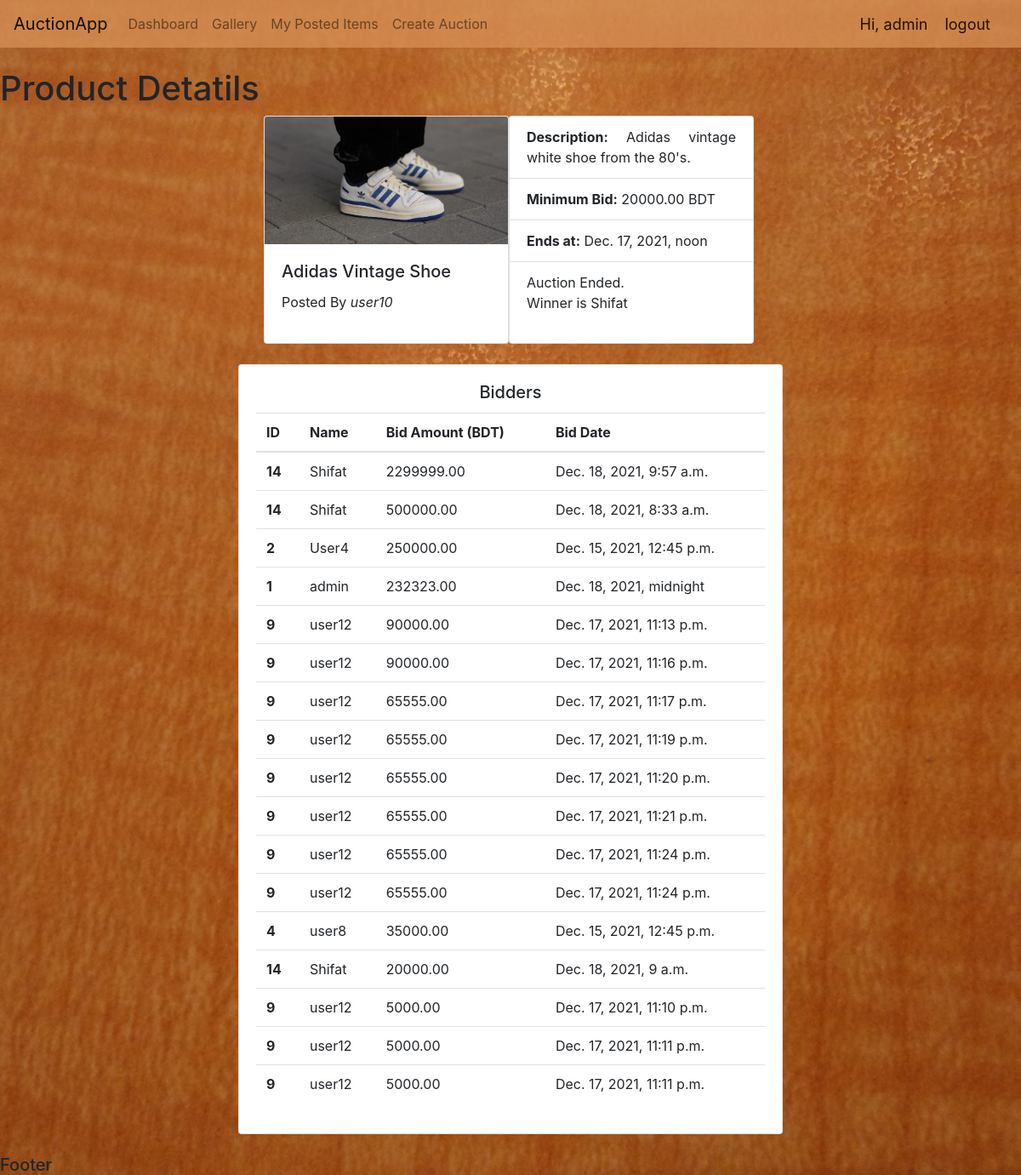
/product-details/1/ (signed in), run on the app's committed database.
### accounts/models.py (models this page shows, shortened)
class AuctionProduct(models.Model):
    user_id = models.ForeignKey(User, on_delete=models.CASCADE, null=True)
    product_name = models.CharField(max_length=200, null=True)
    product_description = models.TextField(null=True)
    product_photo = models.ImageField(null=True, blank=True, upload_to=get_file_name)
    minimum_bid_price = models.DecimalField(max_digits=12, decimal_places=2)
    auction_end_date_time = models.DateTimeField()
    date_created = models.DateTimeField(auto_now_add=True)

class Bidder(models.Model):
    bidder = models.ForeignKey(User, on_delete=models.CASCADE)
    auction_product_id = models.ForeignKey(AuctionProduct, on_delete=models.CASCADE, default=None)
    bid_amount = models.DecimalField(max_digits=12, decimal_places=2)
    bid_date = models.DateTimeField(auto_now_add=True)

### accounts/views.py (the view)
# urls.py: path('product-details/<str:pk>/', views.product_details, name='product-details'),
@login_required(login_url='login')
def product_details(request, pk):
    product = AuctionProduct.objects.get(id=pk)
    bidders = Bidder.objects.filter(auction_product_id=pk).order_by('-bid_amount')
    winner = bidders.first
    current_user_as_bidder = Bidder.objects.filter(auction_product_id=pk, bidder=request.user)
    today =  datetime.datetime.now()
    context = {
        'product': product,
        'bidders': bidders,
        'current_user_as_bidder': current_user_as_bidder,
        'today': today,
        'winner': winner,
    }
    return render(request, 'accounts/product_details.html', context)

### accounts/templates/accounts/product_details.html (shortened to what this page needs)
{% extends 'accounts/base.html' %}
{% block content %}
    <h1>
        Product Detatils
    </h1>
    <div class="product-div">
        <div class="row">
                <div class="card" style="width: 18rem;">
                    <img class="card-img-top" src="{{product.product_photo.url}}" alt="Card image cap">
                    <div class="card-body">
                        <h5 class="card-title">{{product.product_name}}</h5>
                        <p class="card-text">Posted By <i>{{product.user_id.username}}</i></p>
                    </div>
                </div>
            <div class="card" style="width: 18rem;">
                <ul class="list-group list-group-flush">
                    <li class="list-group-item"><b>Description:</b> {{product.product_description}}</li>
                    <li class="list-group-item"><b>Minimum Bid:</b> {{product.minimum_bid_price}} BDT</li>
                    <li class="list-group-item"><b>Ends at:</b> {{product.auction_end_date_time}}</li>
                    {% if product.auction_end_date_time.date < today.date and product.auction_end_date_time.time < today.time  %}
                        <li class="list-group-item">Auction Ended. <br> Winner is {{winner.bidder}}</li>
                    {% endif %}
                </ul>
            </div>
        </div>
    </div>
    <br>
    <center>
        <div class="card" style="width: 40rem;">
            <div class="card-body">
                <h5 class="card-title">Bidders</h5>
                <p class="card-text">
                    <table class="table">
                    <thead>
                        <tr>
                        <th scope="col">ID</th>
                        <th scope="col">Name</th>
                        <th scope="col">Bid Amount (BDT)</th>
                        <th scope="col">Bid Date</th>
                        </tr>
                    </thead>
                    <tbody>
                        {% for bidder_data in bidders %}
                        <tr>
                        <th scope="row">{{bidder_data.bidder.id}}</th>
                        <td>{{bidder_data.bidder.username}}</td>
                        <td>{{bidder_data.bid_amount}}</td>
                        <td>{{bidder_data.bid_date}}</td>
                        </tr>
                        {% endfor%}
                    </tbody>
                    </table>
                </p>
            </div>
        </div>
    </center>
{% endblock %}

### accounts/templates/accounts/navbar.html (shortened to what this page needs)
<nav class="navbar navbar-expand-lg navbar-light" style="background-color: #da9358b7;">
  <a class="navbar-brand" href="{% url 'gallery' %}">AuctionApp</a>
  <div class="collapse navbar-collapse" id="navbarNav">
    <ul class="navbar-nav">
      {% if request.user.is_superuser %}
      <li class="nav-item">
        <a class="nav-link" href="{% url 'dashboard' %}">Dashboard</a>
      </li>
      {% endif %}
      <li class="nav-item">
        <a class="nav-link" href="{% url 'gallery' %}">Gallery</a>
      </li>
      <li class="nav-item">
        <a class="nav-link" href="{% url 'my-posted-items' %}">My Posted Items</a>
      </li>
      <li class="nav-item">
        <a class="nav-link" href="{% url 'create-auction-product' %}">Create Auction</a>
      </li>
    </ul>
  </div>
  <span class="user-styling">Hi, {{request.user}}</span>
  <span><a class="user-styling" href="{% url 'logout' %}">logout</a></span>
</nav>

### accounts/static/accounts/css/base.css (style rules this page uses)
body { background-image: url("../assets/auction_background.jpg"); height: 500px; background-position: center; background-repeat: no-repeat; background-size: cover; background-attachment: fixed; }

### accounts/templates/accounts/navbar.html (style rules this page uses)
.user-styling { font-size: 18px; color: rgb(37, 15, 4) !important; margin-right: 20px; }

### accounts/templates/accounts/product_details.html (style rules this page uses)
.product-div { width: 550px; margin: 0 auto; text-align: justify; }

### data on the page
AuctionProduct: product_photo (picture), product_name "Adidas Vintage Shoe", user_id.username "user10", product_description "Adidas vintage white shoe from the 80's.", minimum_bid_price "20000.00", auction_end_date_time "Dec. 17, 2021, noon"
Bidder: bidder "Shifat", bidder.id "14", bidder.username "Shifat", bid_amount "2299999.00", bid_date "Dec. 18, 2021, 9:57 a.m."
Bidder: bidder.id "14", bidder.username "Shifat", bid_amount "500000.00", bid_date "Dec. 18, 2021, 8:33 a.m."
Bidder: bidder.id "2", bidder.username "User4", bid_amount "250000.00", bid_date "Dec. 15, 2021, 12:45 p.m."
Bidder: bidder.id "1", bidder.username "admin", bid_amount "232323.00", bid_date "Dec. 18, 2021, midnight"
Bidder: bidder.id "9", bidder.username "user12", bid_amount "90000.00", bid_date "Dec. 17, 2021, 11:13 p.m."
Bidder: bidder.id "9", bidder.username "user12", bid_amount "90000.00", bid_date "Dec. 17, 2021, 11:16 p.m."
Bidder: bidder.id "9", bidder.username "user12", bid_amount "65555.00", bid_date "Dec. 17, 2021, 11:17 p.m."
Bidder: bidder.id "9", bidder.username "user12", bid_amount "65555.00", bid_date "Dec. 17, 2021, 11:19 p.m."
Bidder: bidder.id "9", bidder.username "user12", bid_amount "65555.00", bid_date "Dec. 17, 2021, 11:20 p.m."
Bidder: bidder.id "9", bidder.username "user12", bid_amount "65555.00", bid_date "Dec. 17, 2021, 11:21 p.m."
Bidder: bidder.id "9", bidder.username "user12", bid_amount "65555.00", bid_date "Dec. 17, 2021, 11:24 p.m."
Bidder: bidder.id "9", bidder.username "user12", bid_amount "65555.00", bid_date "Dec. 17, 2021, 11:24 p.m."
Bidder: bidder.id "4", bidder.username "user8", bid_amount "35000.00", bid_date "Dec. 15, 2021, 12:45 p.m."
Bidder: bidder.id "14", bidder.username "Shifat", bid_amount "20000.00", bid_date "Dec. 18, 2021, 9 a.m."
Bidder: bidder.id "9", bidder.username "user12", bid_amount "5000.00", bid_date "Dec. 17, 2021, 11:10 p.m."
Bidder: bidder.id "9", bidder.username "user12", bid_amount "5000.00", bid_date "Dec. 17, 2021, 11:11 p.m."
Bidder: bidder.id "9", bidder.username "user12", bid_amount "5000.00", bid_date "Dec. 17, 2021, 11:11 p.m."

### other printed values
{{ request.user }} "admin"
